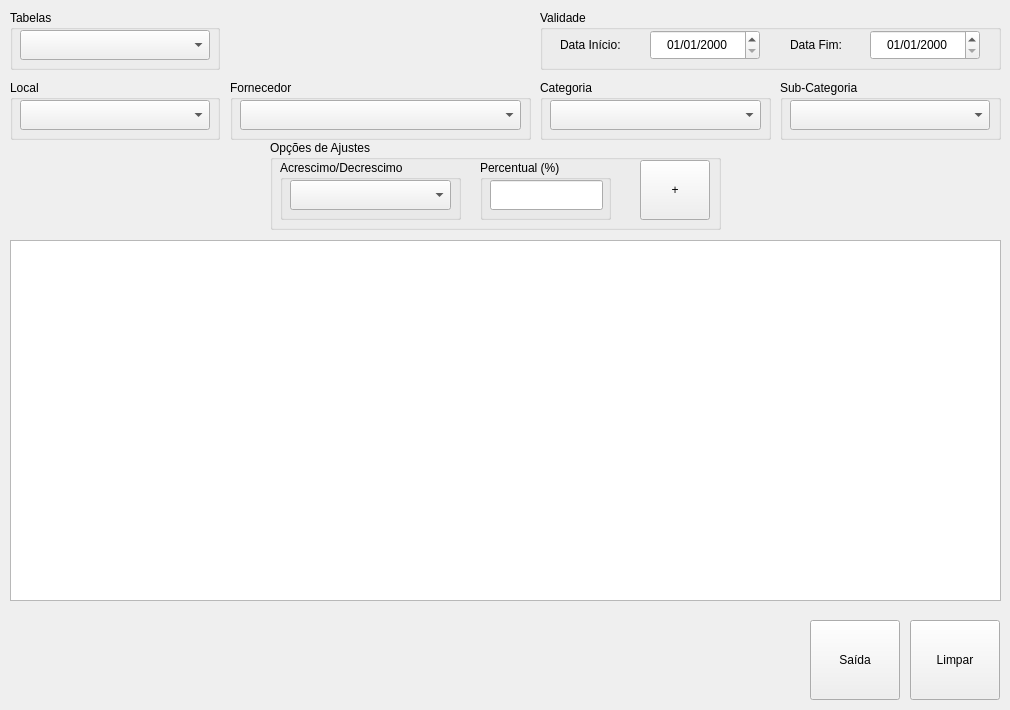
<?xml version="1.0" encoding="UTF-8"?>
<ui version="4.0">
 <class>MngFormPriceTable</class>
 <widget class="QDialog" name="MngFormPriceTable">
  <property name="geometry">
   <rect>
    <x>0</x>
    <y>0</y>
    <width>1010</width>
    <height>710</height>
   </rect>
  </property>
  <property name="windowTitle">
   <string>MngFormPriceTable</string>
  </property>
  <widget class="QGroupBox" name="GBoxPriceTable">
   <property name="geometry">
    <rect>
     <x>10</x>
     <y>10</y>
     <width>210</width>
     <height>60</height>
    </rect>
   </property>
   <property name="title">
    <string>Tabelas</string>
   </property>
   <widget class="QComboBox" name="CBoxPriceTable">
    <property name="geometry">
     <rect>
      <x>10</x>
      <y>20</y>
      <width>190</width>
      <height>30</height>
     </rect>
    </property>
    <property name="toolTip">
     <string>Deixe em Selecione para Gerar uma Nova Tabela...</string>
    </property>
   </widget>
  </widget>
  <widget class="QGroupBox" name="GBoxDateSchedule">
   <property name="geometry">
    <rect>
     <x>540</x>
     <y>10</y>
     <width>461</width>
     <height>60</height>
    </rect>
   </property>
   <property name="title">
    <string>Validade</string>
   </property>
   <widget class="QLabel" name="LBStartDate">
    <property name="geometry">
     <rect>
      <x>20</x>
      <y>20</y>
      <width>81</width>
      <height>30</height>
     </rect>
    </property>
    <property name="text">
     <string>Data Início:</string>
    </property>
   </widget>
   <widget class="QDateEdit" name="DEditStartDate">
    <property name="geometry">
     <rect>
      <x>110</x>
      <y>20</y>
      <width>110</width>
      <height>30</height>
     </rect>
    </property>
    <property name="toolTip">
     <string>Informe a Data de Início de Validação da Tabela...</string>
    </property>
    <property name="alignment">
     <set>Qt::AlignCenter</set>
    </property>
    <property name="date">
     <date>
      <year>2000</year>
      <month>1</month>
      <day>1</day>
     </date>
    </property>
    <property name="displayFormat">
     <string>dd/MM/yyyy</string>
    </property>
   </widget>
   <widget class="QLabel" name="LBEndDate">
    <property name="geometry">
     <rect>
      <x>250</x>
      <y>20</y>
      <width>81</width>
      <height>30</height>
     </rect>
    </property>
    <property name="text">
     <string>Data Fim:</string>
    </property>
   </widget>
   <widget class="QDateEdit" name="DEditEndDate">
    <property name="geometry">
     <rect>
      <x>330</x>
      <y>20</y>
      <width>110</width>
      <height>30</height>
     </rect>
    </property>
    <property name="toolTip">
     <string>Informe a Data de Termino da Validação da Tabela...</string>
    </property>
    <property name="alignment">
     <set>Qt::AlignCenter</set>
    </property>
    <property name="displayFormat">
     <string>dd/MM/yyyy</string>
    </property>
   </widget>
  </widget>
  <widget class="QGroupBox" name="GBoxCategory">
   <property name="geometry">
    <rect>
     <x>540</x>
     <y>80</y>
     <width>231</width>
     <height>60</height>
    </rect>
   </property>
   <property name="title">
    <string>Categoria</string>
   </property>
   <widget class="QComboBox" name="CBoxCategory">
    <property name="geometry">
     <rect>
      <x>10</x>
      <y>20</y>
      <width>211</width>
      <height>30</height>
     </rect>
    </property>
    <property name="toolTip">
     <string>Seleciona a Categoria do Produto...</string>
    </property>
   </widget>
  </widget>
  <widget class="QGroupBox" name="GBoxSubCategory">
   <property name="geometry">
    <rect>
     <x>780</x>
     <y>80</y>
     <width>221</width>
     <height>60</height>
    </rect>
   </property>
   <property name="title">
    <string>Sub-Categoria</string>
   </property>
   <widget class="QComboBox" name="CBoxSubCategory">
    <property name="geometry">
     <rect>
      <x>10</x>
      <y>20</y>
      <width>200</width>
      <height>30</height>
     </rect>
    </property>
    <property name="toolTip">
     <string>Selecionar a Sub-Categoria do Produto...</string>
    </property>
   </widget>
  </widget>
  <widget class="QGroupBox" name="GBoxLocalSite">
   <property name="geometry">
    <rect>
     <x>10</x>
     <y>80</y>
     <width>210</width>
     <height>60</height>
    </rect>
   </property>
   <property name="title">
    <string>Local</string>
   </property>
   <widget class="QComboBox" name="CBoxLocalSite">
    <property name="geometry">
     <rect>
      <x>10</x>
      <y>20</y>
      <width>190</width>
      <height>30</height>
     </rect>
    </property>
    <property name="toolTip">
     <string>Selecionar o Local Deposito/Filial do Produto...</string>
    </property>
   </widget>
  </widget>
  <widget class="QGroupBox" name="GBoxSupplier">
   <property name="geometry">
    <rect>
     <x>230</x>
     <y>80</y>
     <width>301</width>
     <height>60</height>
    </rect>
   </property>
   <property name="title">
    <string>Fornecedor</string>
   </property>
   <widget class="QComboBox" name="CBoxSupplier">
    <property name="geometry">
     <rect>
      <x>10</x>
      <y>20</y>
      <width>281</width>
      <height>30</height>
     </rect>
    </property>
    <property name="toolTip">
     <string>Selecionar o Fornecedor do Produto...</string>
    </property>
   </widget>
  </widget>
  <widget class="QGroupBox" name="GBoxAdjustmentOption">
   <property name="geometry">
    <rect>
     <x>270</x>
     <y>140</y>
     <width>451</width>
     <height>90</height>
    </rect>
   </property>
   <property name="title">
    <string>Opções de Ajustes</string>
   </property>
   <widget class="QGroupBox" name="GBoxAdjustment">
    <property name="geometry">
     <rect>
      <x>10</x>
      <y>20</y>
      <width>181</width>
      <height>60</height>
     </rect>
    </property>
    <property name="title">
     <string>Acrescimo/Decrescimo</string>
    </property>
    <widget class="QComboBox" name="CBoxAdjustment">
     <property name="geometry">
      <rect>
       <x>10</x>
       <y>20</y>
       <width>161</width>
       <height>30</height>
      </rect>
     </property>
     <property name="toolTip">
      <string>Selecione o Tipo de Operação a ser Aplicada ao Preço de Vendas do Produto...</string>
     </property>
    </widget>
   </widget>
   <widget class="QGroupBox" name="GBoxPercent">
    <property name="geometry">
     <rect>
      <x>210</x>
      <y>20</y>
      <width>131</width>
      <height>60</height>
     </rect>
    </property>
    <property name="title">
     <string>Percentual (%)</string>
    </property>
    <widget class="QLineEdit" name="LEditPercent">
     <property name="geometry">
      <rect>
       <x>10</x>
       <y>20</y>
       <width>113</width>
       <height>30</height>
      </rect>
     </property>
     <property name="toolTip">
      <string>Informe o Percentual (%), a ser Aplicado ao Preço do Produto...</string>
     </property>
    </widget>
   </widget>
   <widget class="QToolButton" name="toolButton">
    <property name="geometry">
     <rect>
      <x>370</x>
      <y>20</y>
      <width>70</width>
      <height>60</height>
     </rect>
    </property>
    <property name="toolTip">
     <string>Pressione para Aplicar o Percentual(%), ao Tipo de Ajuste Selecionado para os Produtos...</string>
    </property>
    <property name="text">
     <string>+</string>
    </property>
    <property name="icon">
     <iconset resource="../../../../../batista/Aplications/App-Camadas/AppAccount/images.qrc">
      <normaloff>:/images/PNG/128x128/old-go-down-128x128.png</normaloff>:/images/PNG/128x128/old-go-down-128x128.png</iconset>
    </property>
    <property name="iconSize">
     <size>
      <width>40</width>
      <height>40</height>
     </size>
    </property>
   </widget>
  </widget>
  <widget class="QTableWidget" name="TBWidgetPriceTable">
   <property name="geometry">
    <rect>
     <x>10</x>
     <y>240</y>
     <width>991</width>
     <height>361</height>
    </rect>
   </property>
   <property name="toolTip">
    <string>Produtos da Tabela com Ajustes...</string>
   </property>
  </widget>
  <widget class="QToolButton" name="TButtonExit">
   <property name="geometry">
    <rect>
     <x>810</x>
     <y>620</y>
     <width>90</width>
     <height>80</height>
    </rect>
   </property>
   <property name="toolTip">
    <string>Fechar a Janela...</string>
   </property>
   <property name="text">
    <string>Saída</string>
   </property>
   <property name="icon">
    <iconset resource="../../../../../batista/Aplications/App-Camadas/AppAccount/images.qrc">
     <normaloff>:/images/PNG/48x48/Exithome-48x48.png</normaloff>:/images/PNG/48x48/Exithome-48x48.png</iconset>
   </property>
   <property name="iconSize">
    <size>
     <width>48</width>
     <height>48</height>
    </size>
   </property>
   <property name="toolButtonStyle">
    <enum>Qt::ToolButtonTextUnderIcon</enum>
   </property>
  </widget>
  <widget class="QToolButton" name="TButtonCleanTable">
   <property name="geometry">
    <rect>
     <x>910</x>
     <y>620</y>
     <width>90</width>
     <height>80</height>
    </rect>
   </property>
   <property name="toolTip">
    <string>Limpar a Tabela...</string>
   </property>
   <property name="text">
    <string>Limpar</string>
   </property>
   <property name="icon">
    <iconset resource="../../../../../batista/Aplications/App-Camadas/AppAccount/images.qrc">
     <normaloff>:/images/PNG/48x48/Rebuild-48x48.png</normaloff>:/images/PNG/48x48/Rebuild-48x48.png</iconset>
   </property>
   <property name="iconSize">
    <size>
     <width>48</width>
     <height>48</height>
    </size>
   </property>
   <property name="toolButtonStyle">
    <enum>Qt::ToolButtonTextUnderIcon</enum>
   </property>
  </widget>
 </widget>
 <resources>
  <include location="../../../../../batista/Aplications/App-Camadas/AppAccount/images.qrc"/>
 </resources>
 <connections/>
</ui>
